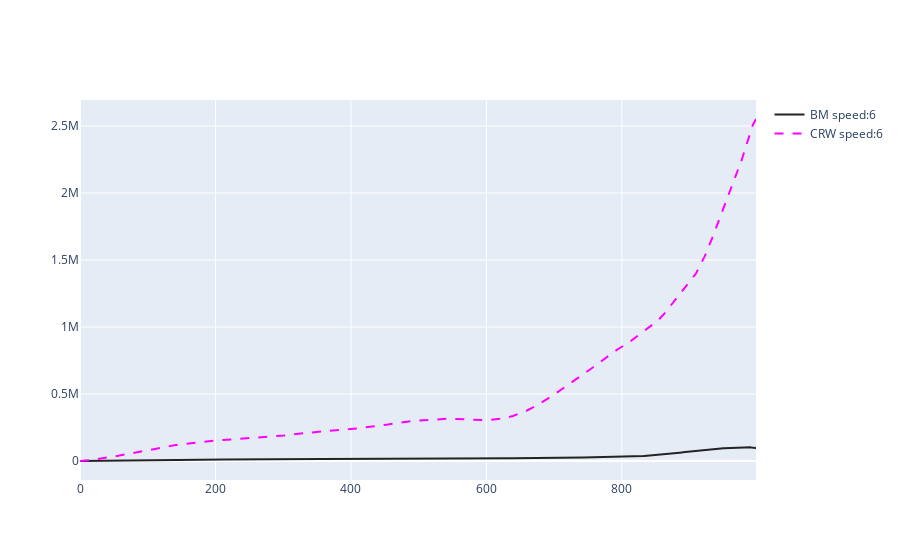

Notebook source saved alongside this figure:
### Code cell
# Init figure
fig_msd = go.Figure()

# first trace MSD_BM
## start - Add your code here
fig_msd.add_trace(
        go.Scatter(
            x = np.arange(MSD_BM6_CRW6_dis_df.shape[0]),
            y = MSD_BM6_CRW6_dis_df.MSD_BM,
            line = dict(width=2, color='rgb(35,35,35)'),
            mode = 'lines',
            name = 'BM speed:6',
            showlegend = True
        )
    )
## end - Add your code here


# Second trace MSD_CRW
## start - Add your code here
fig_msd.add_trace(
        go.Scatter(
            x = np.arange(MSD_BM6_CRW6_dis_df.shape[0]),
            y = MSD_BM6_CRW6_dis_df.MSD_CRW,
            line = dict(width=2, dash='dash', color='magenta'),
            mode = 'lines',
            name = 'CRW speed:6',
            showlegend = True
        )
    )
## end - Add your code here


fig_msd.show()

### Figure 1 — Plotly figure (JSON) as saved in the notebook; plotly's stock layout.template omitted (floating-point values rounded to 4 significant figures; data arrays with more than 128 entries replaced by an {"elided": "..."} marker saying what was removed)
{"data": [{"line": {"color": "rgb(35,35,35)", "width": 2}, "mode": "lines", "name": "BM speed:6", "showlegend": true, "type": "scatter", "x": {"elided": "999 int values"}, "y": {"elided": "999 float values"}}, {"line": {"color": "magenta", "dash": "dash", "width": 2}, "mode": "lines", "name": "CRW speed:6", "showlegend": true, "type": "scatter", "x": {"elided": "999 int values"}, "y": {"elided": "999 float values"}}], "layout": {}}
